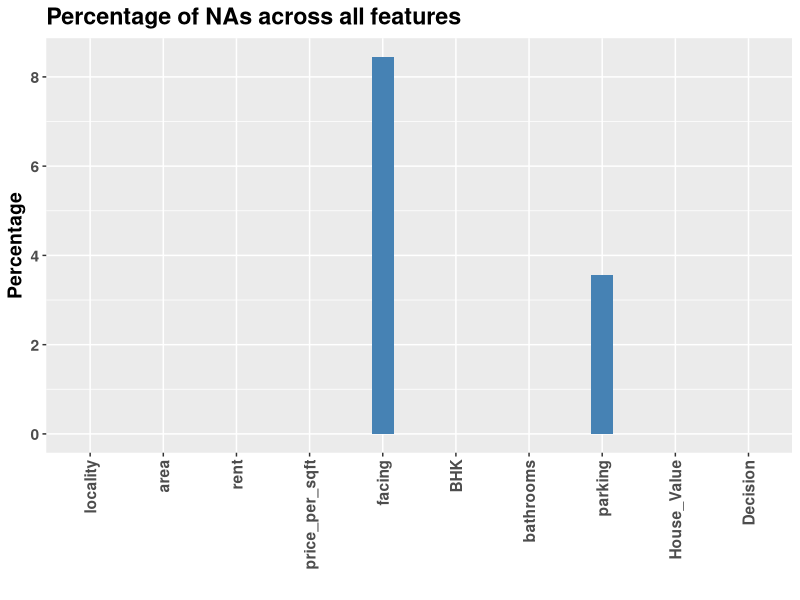
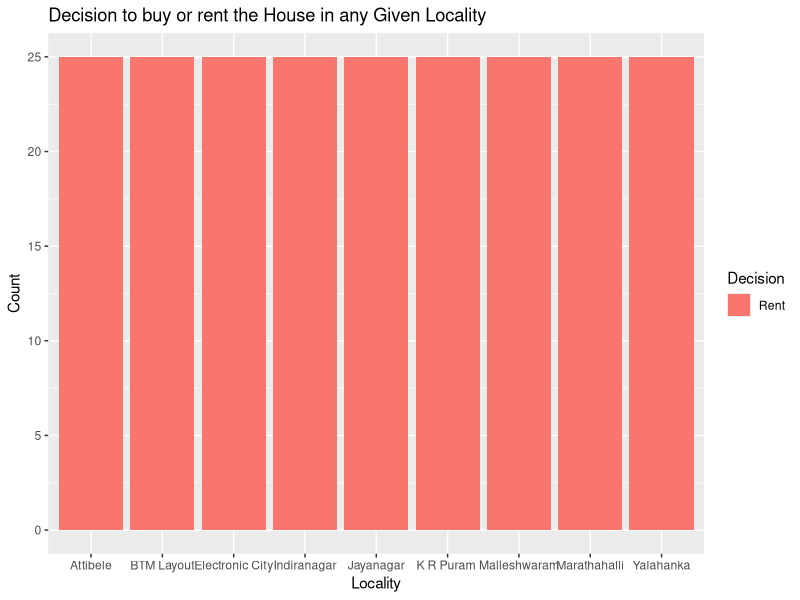
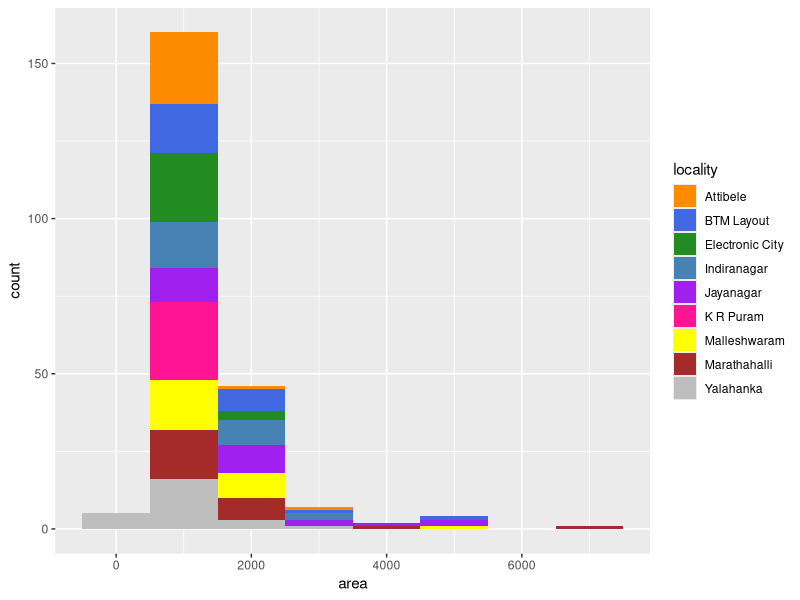
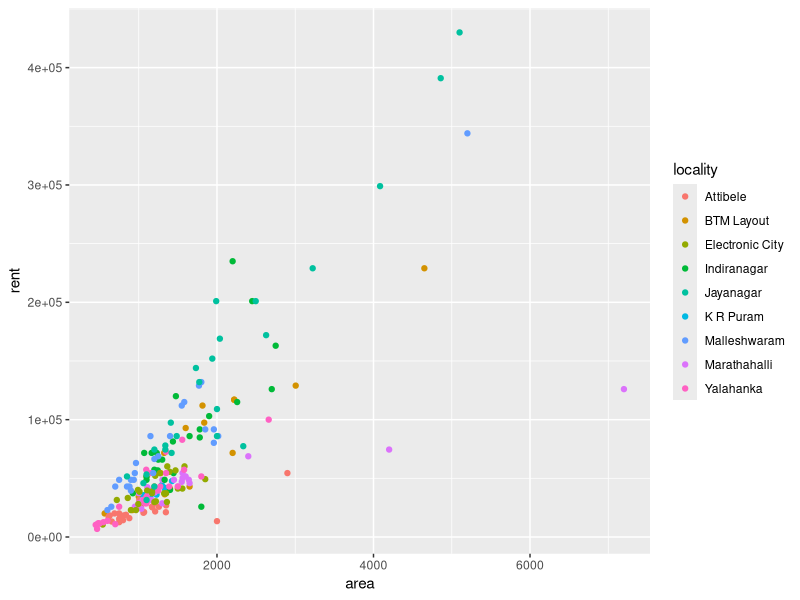
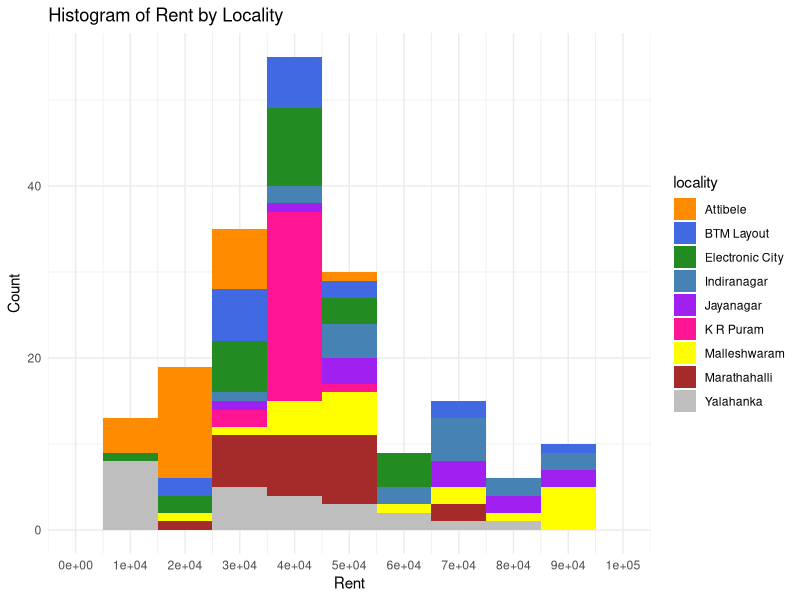
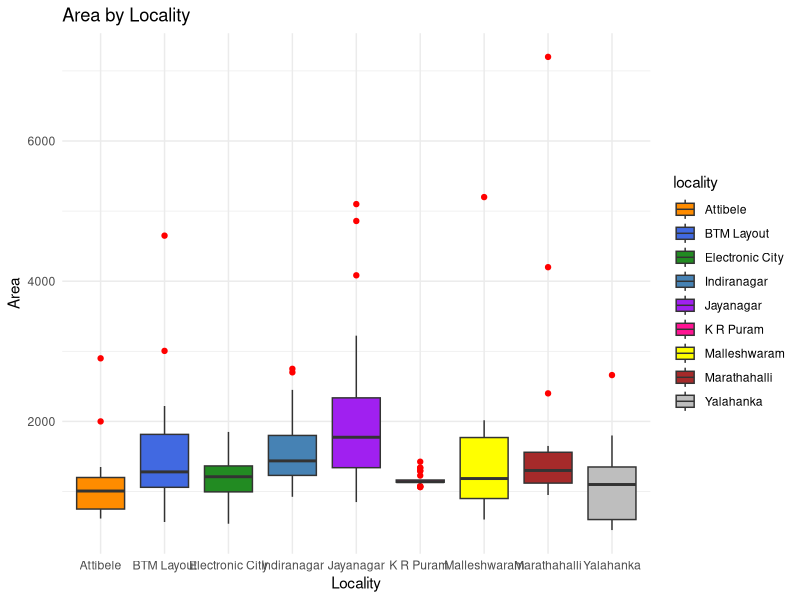
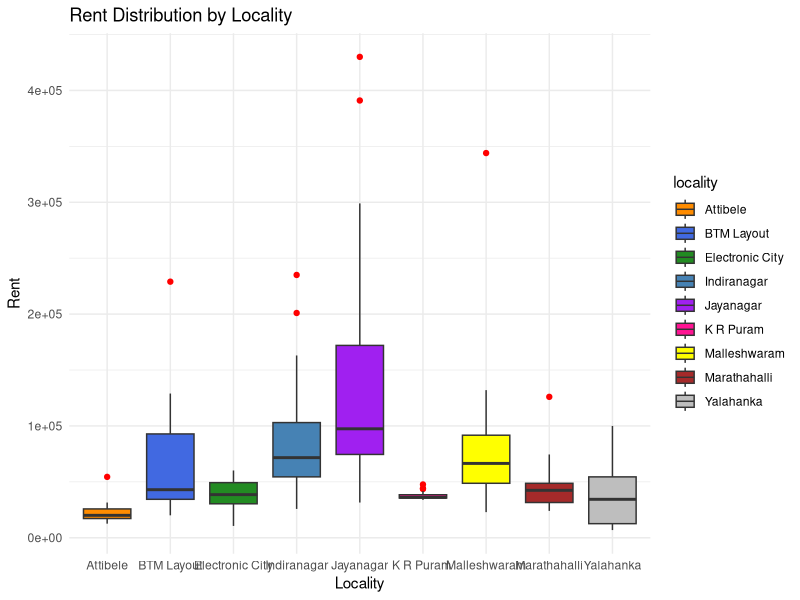
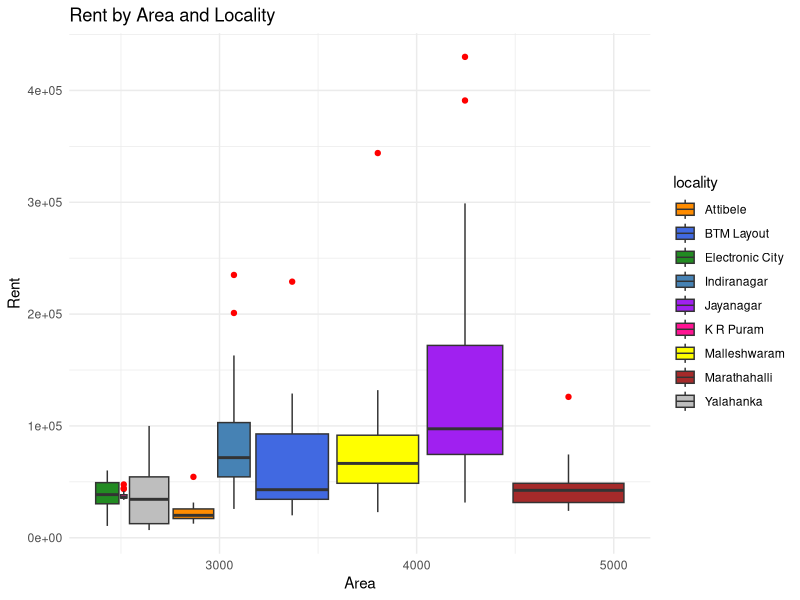

These charts were generated, in order, by the following R code:
## ---- chunk 1
library(ggplot2)
library(dplyr)
## ---- chunk 2
# Load the house price dataset
hData = read.csv('Data/houseprices.csv', header = TRUE, stringsAsFactors = FALSE, na.strings = c("", "NA", "Not Available", "not available"))
str(hData)
## ---- chunk 3
# Create a New Data column House_Value = area*price_per_sqft which can we used to make buy, rent decision 
hData = hData %>% mutate(House_Value = area*price_per_sqft)
str(hData)
## ---- chunk 4
# create a New Data Column Decision either to buy or rent the house based on the standard house Price-to-Rent Ratio
hData = hData %>% mutate(Decision = ifelse((House_Value / (rent * 12)) < 15, "Rent", "Buy"))
str(hData)
## ---- chunk 5
# Convert 'locality', 'facing' and 'parking' columns to factors
categorical_cols = c('locality', 'facing', 'parking', 'Decision')
hData[categorical_cols] = lapply(hData[categorical_cols], as.factor)
str(hData)
## ---- chunk 6
# Continuous columns
continuous_cols = setdiff(colnames(hData), categorical_cols)
## ---- chunk 7
# Plot percentage of NAs in each column of the data frame
hData_NA = setNames(stack(sapply(hData, function(x){(sum(is.na(x))/length(x))*100}))[2:1], c('Feature','Value'))
p = ggplot(data = hData_NA, aes(x = Feature, y = Value)) +
  geom_bar(stat = 'identity', fill = 'steelblue', width = 0.3) +
  theme(text = element_text(size = 14, face = 'bold'),
  axis.text.x = element_text(angle = 90, hjust = 1, vjust = 0.5)) +
  xlab('') + ylab('Percentage') +
  ggtitle('Percentage of NAs across all features')
p
## ---- chunk 8
categorical_cols1 = c('facing', 'parking')
# Add NA as a factor level for categorical columns facing and parking only
hData[categorical_cols1] = lapply(hData[categorical_cols1], addNA)
str(hData)
## ---- chunk 9
#see what all locations are present
distinct_values = unique(hData$locality)
print(distinct_values)
## ---- chunk 10
pcustom_colors = c(
  "Attibele" = "darkorange",  # Dark Orange
  "BTM Layout" = "royalblue",        # Royal Blue
  "Electronic City" = "forestgreen",        # Forest Green
  "Indiranagar" = "steelblue",               # Gold
  "Jayanagar" = "purple",   # Rebecca Purple
  "K R Puram " = "deeppink",        # Deep Pink
  "Malleshwaram" = "yellow",     # Medium Sea Green
  "Marathahalli" = "brown",         # Saddle Brown
  "Yalahanka" = "gray"          # Firebrick
)
## ---- chunk 11
p = ggplot(data = hData) +
  geom_bar(aes(x = locality, fill = Decision)) +
  labs(x = "Locality", y = "Count", title = "Decision to buy or rent the House in any Given Locality")
p
# From Here I conclude that price_per_sqft Is not so Important Based the Standard Rules
## ---- chunk 12
# Area based Houses in different loacalities in Banglaore
p = ggplot(data = hData) +
  geom_histogram(aes(x = area, fill = locality), binwidth = 1000) +
  scale_fill_manual(values = pcustom_colors) 
p
## ---- chunk 13
p = ggplot(data = hData) + geom_point(aes(x = area, y = rent, colour = locality)) 
#scale_y_continuous(breaks = seq(10000, max(hData$rent, na.rm = TRUE), by = 10000))
p
## ---- chunk 14
p = ggplot(data = hData) +
  geom_histogram(aes(x = rent, fill = locality), binwidth = 10000) +
  scale_fill_manual(values = pcustom_colors) +
  scale_x_continuous(limits = c(0, 100000), breaks = seq(0, 100000, by = 10000)) +
  labs(x = "Rent", y = "Count", title = "Histogram of Rent by Locality") +
  theme_minimal()
p
## ---- chunk 15
# Boxplot area in all Localities
p_area_facing = ggplot(data = hData) +
  geom_boxplot(aes(x = locality, y = area, fill = locality), outlier.colour = "red") + 
  scale_fill_manual(values = pcustom_colors) +
  labs(x = "Locality", y = "Area", title = "Area by Locality") +
  theme_minimal()

p_area_facing

## ---- chunk 16
# box plot rent by locality
p_area_rent = ggplot(data = hData) +
  geom_boxplot(aes(x = locality, y = rent, fill = locality), outlier.colour = "red") +
  scale_fill_manual(values = pcustom_colors) +
  labs(x = "Locality", y = "Rent", title = "Rent Distribution by Locality") +
  theme_minimal()

# Display the plot
p_area_rent

## ---- chunk 17
# Boxplot area vs rent in all Localities
p_area_facing = ggplot(data = hData) +
  geom_boxplot(aes(x = area, y = rent, fill = locality), outlier.colour = "red") + 
  scale_fill_manual(values = pcustom_colors) +
  labs(x = "Area", y = "Rent", title = "Rent by Area and Locality") +
  theme_minimal()
p_area_facing
## ---- chunk 18
# Create the plot
p_area_facing = ggplot(data = hData) +
  geom_boxplot(aes(x = (facing = 'East'), y = area, fill = locality), outlier.colour = "red") + 
  scale_fill_manual(values = pcustom_colors) +
  labs(x = "Facing", y = "Area", title = "Area by Facing and Locality") +
  theme_minimal()

# Display the plot
p_area_facing
## ---- chunk 19
p_area_rent = ggplot(data = hData) +
  geom_boxplot(aes(x = rent, y = area, fill = locality), outlier.colour = "red") + 
  scale_fill_manual(values = pcustom_colors) +
  labs(x = "Rent", y = "Area", title = "Area by Rent and Locality for all House Facings") +
  facet_wrap(~ facing) +  # Add this line to create separate plots for each facing
  theme_minimal()

# Display the plot
p_area_rent
## ---- chunk 20
hData_EF = hData %>% filter(facing == 'East')

p_area_rent = ggplot(data = hData_EF) +
  geom_boxplot(aes(x = rent, y = area, fill = locality), outlier.colour = "red") + 
  scale_fill_manual(values = pcustom_colors) +
  labs(x = "Rent", y = "Area", title = "Area by Rent and Locality for East facing") +
  facet_wrap(~ facing) +  # Add this line to create separate plots for each facing
  theme_minimal()

# Display the plot
p_area_rent
## ---- chunk 21
hData_WF = hData %>% filter(facing == 'West')

p_area_rent = ggplot(data = hData_WF) +
  geom_boxplot(aes(x = rent, y = area, fill = locality), outlier.colour = "red") + 
  scale_fill_manual(values = pcustom_colors) +
  labs(x = "Rent", y = "Area", title = "Area by Rent and Locality for West facing") +
  facet_wrap(~ facing) +  # Add this line to create separate plots for west facing
  theme_minimal()

# Display the plot
p_area_rent
## ---- chunk 22
hData_NF = hData %>% filter(facing == 'North')

p_area_rent = ggplot(data = hData_NF) +
  geom_boxplot(aes(x = rent, y = area, fill = locality), outlier.colour = "red") + 
  scale_fill_manual(values = pcustom_colors) +
  labs(x = "Rent", y = "Area", title = "Area by Rent and Locality for North facing") +
  facet_wrap(~ facing) +  # Add this line to create separate plots for west facing
  theme_minimal()

# Display the plot
p_area_rent
## ---- chunk 23
hData_SF = hData %>% filter(facing == 'South')

p_area_rent = ggplot(data = hData_SF) +
  geom_boxplot(aes(x = rent, y = area, fill = locality), outlier.colour = "red") + 
  scale_fill_manual(values = pcustom_colors) +
  labs(x = "Rent", y = "Area", title = "Area by Rent and Locality for South facing") +
  facet_wrap(~ facing) +  # Add this line to create separate plots for west facing
  theme_minimal()

# Display the plot
p_area_rent
## ---- chunk 24
hData_NWF = hData %>% filter(facing == 'North-West')

p_area_rent = ggplot(data = hData_NWF) +
  geom_boxplot(aes(x = rent, y = area, fill = locality), outlier.colour = "red") + 
  scale_fill_manual(values = pcustom_colors) +
  labs(x = "Rent", y = "Area", title = "Area by Rent and Locality for South facing") +
  facet_wrap(~ facing) +  # Add this line to create separate plots for west facing
  theme_minimal()

# Display the plot
p_area_rent
## ---- chunk 25
hData_NEF = hData %>% filter(facing == 'North-East')

p_area_rent = ggplot(data = hData_NEF) +
  geom_boxplot(aes(x = rent, y = area, fill = locality), outlier.colour = "red") + 
  scale_fill_manual(values = pcustom_colors) +
  labs(x = "Rent", y = "Area", title = "Area by Rent and Locality for South facing") +
  facet_wrap(~ facing) +  # Add this line to create separate plots for west facing
  theme_minimal()

# Display the plot
p_area_rent
## ---- chunk 26
hData_SEF = hData %>% filter(facing == 'South-East')

p_area_rent = ggplot(data = hData_SEF) +
  geom_boxplot(aes(x = rent, y = area, fill = locality), outlier.colour = "red") + 
  scale_fill_manual(values = pcustom_colors) +
  labs(x = "Rent", y = "Area", title = "Area by Rent and Locality for South facing") +
  facet_wrap(~ facing) +  # Add this line to create separate plots for west facing
  theme_minimal()

# Display the plot
p_area_rent
## ---- chunk 27
distinct_values = unique(hData$facing)
print(distinct_values)
## ---- chunk 28
p_area_rent = ggplot(data = hData) +
  geom_boxplot(aes(x = rent, y = area, fill = locality), outlier.colour = "red") + 
  scale_fill_manual(values = pcustom_colors) +
  labs(x = "Rent", y = "Area", title = "Area by Rent and Locality for BHK") +
  facet_wrap(~ BHK) +  # Add this line to create separate plots for each facing
  theme_minimal()

# Display the plot
p_area_rent
## ---- chunk 29
hData_1BHK = hData %>% filter(BHK == 1)

p_area_rent = ggplot(data = hData_1BHK) +
  geom_boxplot(aes(x = rent, y = area, fill = locality), outlier.colour = "red") + 
  scale_fill_manual(values = pcustom_colors) +
  labs(x = "Rent", y = "Area", title = "Area by Rent and Locality for 1 BHK") +
  facet_wrap(~ BHK) +  # Assuming you have a column 'facing'
  theme_minimal()

# Display the plot
p_area_rent
## ---- chunk 30
hData_2BHK = hData %>% filter(BHK == 2)

# Create the plot for 2 BHK
p_area_rent = ggplot(data = hData_2BHK) +
  geom_boxplot(aes(x = rent, y = area, fill = locality), outlier.colour = "red") + 
  scale_fill_manual(values = pcustom_colors) +
  labs(x = "Rent", y = "Area", title = "Area by Rent and Locality for 2 BHK") +
  facet_wrap(~ BHK) +  # Assuming you have a column 'facing'
  theme_minimal()

# Display the plot
p_area_rent
## ---- chunk 31
hData_3BHK = hData %>% filter(BHK == 3)

# Create the plot for 2 BHK
p_area_rent = ggplot(data = hData_3BHK) +
  geom_boxplot(aes(x = rent, y = area, fill = locality), outlier.colour = "red") + 
  scale_fill_manual(values = pcustom_colors) +
  labs(x = "Rent", y = "Area", title = "Area by Rent and Locality for 3 BHK") +
  facet_wrap(~ BHK) +  # Assuming you have a column 'facing'
  theme_minimal()

# Display the plot
p_area_rent
## ---- chunk 32
hData_4BHK = hData %>% filter(BHK == 4)

# Create the plot for 2 BHK
p_area_rent = ggplot(data = hData_4BHK) +
  geom_boxplot(aes(x = rent, y = area, fill = locality), outlier.colour = "red") + 
  scale_fill_manual(values = pcustom_colors) +
  labs(x = "Rent", y = "Area", title = "Area by Rent and Locality for 4 BHK") +
  facet_wrap(~ BHK) +  # Assuming you have a column 'facing'
  theme_minimal()

# Display the plot
p_area_rent
## ---- chunk 33
p = ggplot(data = hData) +
  geom_bar(aes(x = BHK, fill = locality)) + scale_fill_manual(values = pcustom_colors) +
  labs(x = "BHK", y = "Count", title = "Count of House BHK by Locality")
p
## ---- chunk 34
p_area_rent = ggplot(data = hData) +
  geom_boxplot(aes(x = rent, y = area, fill = locality), outlier.colour = "red") + 
  scale_fill_manual(values = pcustom_colors) +
  labs(x = "Rent", y = "Area", title = "Area by Rent and Locality for praking space") +
  facet_wrap(~parking) +  # Add this line to create separate plots for each facing
  theme_minimal()

# Display the plot
p_area_rent
## ---- chunk 35
hData_Bike = hData %>% filter(parking == 'Bike')

p_area_rent = ggplot(data = hData_Bike) +
  geom_boxplot(aes(x = rent, y = area, fill = locality), outlier.colour = "red") + 
  scale_fill_manual(values = pcustom_colors) +
  labs(x = "Rent", y = "Area", title = "Area by Rent and Locality for praking space") +
  facet_wrap(~parking) +  # Add this line to create separate plots for each facing
  theme_minimal()

# Display the plot
p_area_rent
## ---- chunk 36
hData_Bikecar = hData %>% filter(parking == 'Bike and Car')

p_area_rent = ggplot(data = hData_Bikecar) +
  geom_boxplot(aes(x = rent, y = area, fill = locality), outlier.colour = "red") + 
  scale_fill_manual(values = pcustom_colors) +
  labs(x = "Rent", y = "Area", title = "Area by Rent and Locality for praking space") +
  facet_wrap(~parking) +  # Add this line to create separate plots for each facing
  theme_minimal()

# Display the plot
p_area_rent
## ---- chunk 37
hData_car = hData %>% filter(parking == 'Car')

p_area_rent = ggplot(data = hData_car) +
  geom_boxplot(aes(x = rent, y = area, fill = locality), outlier.colour = "red") + 
  scale_fill_manual(values = pcustom_colors) +
  labs(x = "Rent", y = "Area", title = "Area by Rent and Locality for praking space") +
  facet_wrap(~parking) +  # Add this line to create separate plots for each facing
  theme_minimal()

# Display the plot
p_area_rent
## ---- chunk 38
p_area_rent = ggplot(data = hData) +
  geom_boxplot(aes(x = rent, y = area, fill = locality), outlier.colour = "red") + 
  scale_fill_manual(values = pcustom_colors) +
  labs(x = "Rent", y = "Area", title = "Area by Rent and Locality for bathrooms") +
  facet_wrap(~bathrooms) +  # Add this line to create separate plots for each facing
  theme_minimal()

# Display the plot
p_area_rent
## ---- chunk 39
#One line of conculsion is that it is better to be in a rented house in the bangalore city given according to this dataset and it is seen that the prices vary a liitle from area to area and most of the houses fall in the range of 2000 sqrt and in the price range below 1,00,000 Rs and only in the area Jayanagar we can see that the price of the houses are above 1,00,000 and we have visiualsed the house and its renting facilites.
